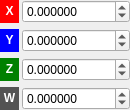
<?xml version="1.0" encoding="UTF-8"?>
<ui version="4.0">
 <class>Widget_ShaderParameter_Vector4D</class>
 <widget class="QWidget" name="Widget_ShaderParameter_Vector4D">
  <property name="geometry">
   <rect>
    <x>0</x>
    <y>0</y>
    <width>115</width>
    <height>98</height>
   </rect>
  </property>
  <property name="windowTitle">
   <string>Form</string>
  </property>
  <layout class="QGridLayout" name="gridLayout">
   <property name="leftMargin">
    <number>0</number>
   </property>
   <property name="topMargin">
    <number>0</number>
   </property>
   <property name="rightMargin">
    <number>0</number>
   </property>
   <property name="bottomMargin">
    <number>0</number>
   </property>
   <property name="horizontalSpacing">
    <number>3</number>
   </property>
   <item row="0" column="0">
    <widget class="QLabel" name="label_x">
     <property name="sizePolicy">
      <sizepolicy hsizetype="Minimum" vsizetype="Minimum">
       <horstretch>0</horstretch>
       <verstretch>0</verstretch>
      </sizepolicy>
     </property>
     <property name="styleSheet">
      <string notr="true">color: white;
background-color: red;
padding-left: 3%;
padding-right: 3%;</string>
     </property>
     <property name="text">
      <string>&lt;b&gt;X&lt;/b&gt;</string>
     </property>
     <property name="textFormat">
      <enum>Qt::AutoText</enum>
     </property>
     <property name="scaledContents">
      <bool>false</bool>
     </property>
     <property name="alignment">
      <set>Qt::AlignCenter</set>
     </property>
     <property name="wordWrap">
      <bool>false</bool>
     </property>
     <property name="openExternalLinks">
      <bool>false</bool>
     </property>
    </widget>
   </item>
   <item row="0" column="1">
    <widget class="QDoubleSpinBox" name="doubleSpinBox_x">
     <property name="sizePolicy">
      <sizepolicy hsizetype="Minimum" vsizetype="Fixed">
       <horstretch>0</horstretch>
       <verstretch>0</verstretch>
      </sizepolicy>
     </property>
     <property name="wrapping">
      <bool>false</bool>
     </property>
     <property name="buttonSymbols">
      <enum>QAbstractSpinBox::UpDownArrows</enum>
     </property>
     <property name="showGroupSeparator" stdset="0">
      <bool>false</bool>
     </property>
     <property name="decimals">
      <number>6</number>
     </property>
     <property name="minimum">
      <double>-99999.999989999996615</double>
     </property>
     <property name="maximum">
      <double>99999.000000000000000</double>
     </property>
     <property name="singleStep">
      <double>0.050000000000000</double>
     </property>
     <property name="stepType">
      <enum>QAbstractSpinBox::DefaultStepType</enum>
     </property>
     <property name="value">
      <double>0.000000000000000</double>
     </property>
    </widget>
   </item>
   <item row="1" column="0">
    <widget class="QLabel" name="label_y">
     <property name="sizePolicy">
      <sizepolicy hsizetype="Minimum" vsizetype="Minimum">
       <horstretch>0</horstretch>
       <verstretch>0</verstretch>
      </sizepolicy>
     </property>
     <property name="styleSheet">
      <string notr="true">color: white;
background-color: blue;
padding-left: 3%;
padding-right: 3%;</string>
     </property>
     <property name="text">
      <string>&lt;b&gt;Y&lt;/b&gt;</string>
     </property>
     <property name="alignment">
      <set>Qt::AlignCenter</set>
     </property>
    </widget>
   </item>
   <item row="1" column="1">
    <widget class="QDoubleSpinBox" name="doubleSpinBox_y">
     <property name="sizePolicy">
      <sizepolicy hsizetype="Minimum" vsizetype="Fixed">
       <horstretch>0</horstretch>
       <verstretch>0</verstretch>
      </sizepolicy>
     </property>
     <property name="decimals">
      <number>6</number>
     </property>
     <property name="minimum">
      <double>-99999.000000000000000</double>
     </property>
     <property name="maximum">
      <double>99999.000000000000000</double>
     </property>
     <property name="singleStep">
      <double>0.050000000000000</double>
     </property>
    </widget>
   </item>
   <item row="2" column="0">
    <widget class="QLabel" name="label_z">
     <property name="sizePolicy">
      <sizepolicy hsizetype="Minimum" vsizetype="Minimum">
       <horstretch>0</horstretch>
       <verstretch>0</verstretch>
      </sizepolicy>
     </property>
     <property name="styleSheet">
      <string notr="true">color: white;
background-color: green; 
padding-left: 3%;
padding-right: 3%;</string>
     </property>
     <property name="text">
      <string>&lt;b&gt;Z&lt;/b&gt;</string>
     </property>
     <property name="alignment">
      <set>Qt::AlignCenter</set>
     </property>
    </widget>
   </item>
   <item row="2" column="1">
    <widget class="QDoubleSpinBox" name="doubleSpinBox_w">
     <property name="sizePolicy">
      <sizepolicy hsizetype="Minimum" vsizetype="Minimum">
       <horstretch>0</horstretch>
       <verstretch>0</verstretch>
      </sizepolicy>
     </property>
     <property name="decimals">
      <number>6</number>
     </property>
     <property name="minimum">
      <double>-99999.000000000000000</double>
     </property>
     <property name="maximum">
      <double>99999.000000000000000</double>
     </property>
     <property name="singleStep">
      <double>0.050000000000000</double>
     </property>
    </widget>
   </item>
   <item row="3" column="0">
    <widget class="QLabel" name="label_w">
     <property name="sizePolicy">
      <sizepolicy hsizetype="Fixed" vsizetype="Minimum">
       <horstretch>0</horstretch>
       <verstretch>0</verstretch>
      </sizepolicy>
     </property>
     <property name="autoFillBackground">
      <bool>false</bool>
     </property>
     <property name="styleSheet">
      <string notr="true">color: white;
background-color: rgb(83, 83, 83);
padding-left: 3%;
padding-right: 3%;
</string>
     </property>
     <property name="frameShape">
      <enum>QFrame::NoFrame</enum>
     </property>
     <property name="text">
      <string>&lt;b&gt;W&lt;/b&gt;</string>
     </property>
     <property name="alignment">
      <set>Qt::AlignCenter</set>
     </property>
    </widget>
   </item>
   <item row="3" column="1">
    <widget class="QDoubleSpinBox" name="doubleSpinBox_z">
     <property name="sizePolicy">
      <sizepolicy hsizetype="Minimum" vsizetype="Minimum">
       <horstretch>0</horstretch>
       <verstretch>0</verstretch>
      </sizepolicy>
     </property>
     <property name="decimals">
      <number>6</number>
     </property>
     <property name="minimum">
      <double>-99999.000000000000000</double>
     </property>
     <property name="maximum">
      <double>99999.000000000000000</double>
     </property>
     <property name="singleStep">
      <double>0.050000000000000</double>
     </property>
    </widget>
   </item>
  </layout>
 </widget>
 <resources/>
 <connections/>
</ui>
